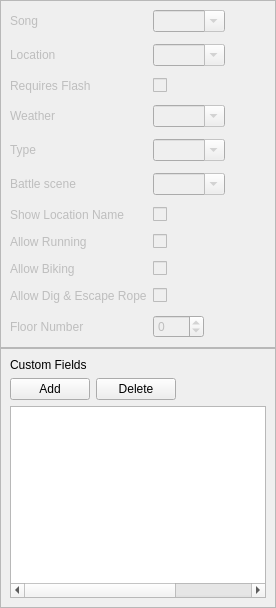
          <widget class="QWidget" name="tab_Attributes">
           <layout class="QVBoxLayout" name="gridLayout_Attributes">
            <property name="spacing">
             <number>0</number>
            </property>
            <property name="leftMargin">
             <number>0</number>
            </property>
            <property name="topMargin">
             <number>0</number>
            </property>
            <property name="rightMargin">
             <number>0</number>
            </property>
            <property name="bottomMargin">
             <number>0</number>
            </property>
            <item>
             <widget class="QFrame" name="frame_3">
              <property name="enabled">
               <bool>false</bool>
              </property>
              <property name="sizePolicy">
               <sizepolicy hsizetype="Preferred" vsizetype="Preferred">
                <horstretch>0</horstretch>
                <verstretch>0</verstretch>
               </sizepolicy>
              </property>
              <property name="frameShape">
               <enum>QFrame::StyledPanel</enum>
              </property>
              <property name="frameShadow">
               <enum>QFrame::Raised</enum>
              </property>
              <layout class="QFormLayout" name="formLayout_2">
               <property name="fieldGrowthPolicy">
                <enum>QFormLayout::FieldsStayAtSizeHint</enum>
               </property>
               <property name="verticalSpacing">
                <number>12</number>
               </property>
               <property name="bottomMargin">
                <number>9</number>
               </property>
               <item row="0" column="0">
                <widget class="QLabel" name="label_3">
                 <property name="text">
                  <string>Song</string>
                 </property>
                </widget>
               </item>
               <item row="0" column="1">
                <widget class="NoScrollComboBox" name="comboBox_Song">
                 <property name="toolTip">
                  <string>&lt;html&gt;&lt;head/&gt;&lt;body&gt;&lt;p&gt;The default background music for this map.&lt;/p&gt;&lt;/body&gt;&lt;/html&gt;</string>
                 </property>
                 <property name="editable">
                  <bool>true</bool>
                 </property>
                </widget>
               </item>
               <item row="1" column="0">
                <widget class="QLabel" name="label_4">
                 <property name="text">
                  <string>Location</string>
                 </property>
                </widget>
               </item>
               <item row="1" column="1">
                <widget class="NoScrollComboBox" name="comboBox_Location">
                 <property name="toolTip">
                  <string>&lt;html&gt;&lt;head/&gt;&lt;body&gt;&lt;p&gt;The section of the region map which the map is grouped under. This also determines the name of the map that is display when the player enters it.&lt;/p&gt;&lt;/body&gt;&lt;/html&gt;</string>
                 </property>
                 <property name="editable">
                  <bool>true</bool>
                 </property>
                </widget>
               </item>
               <item row="2" column="0">
                <widget class="QLabel" name="label_5">
                 <property name="text">
                  <string>Requires Flash</string>
                 </property>
                </widget>
               </item>
               <item row="2" column="1">
                <widget class="QCheckBox" name="checkBox_Visibility">
                 <property name="toolTip">
                  <string>&lt;html&gt;&lt;head/&gt;&lt;body&gt;&lt;p&gt;Whether or not the map is dark and requires Flash to illuminate.&lt;/p&gt;&lt;/body&gt;&lt;/html&gt;</string>
                 </property>
                 <property name="text">
                  <string/>
                 </property>
                </widget>
               </item>
               <item row="3" column="0">
                <widget class="QLabel" name="label_6">
                 <property name="text">
                  <string>Weather</string>
                 </property>
                </widget>
               </item>
               <item row="3" column="1">
                <widget class="NoScrollComboBox" name="comboBox_Weather">
                 <property name="toolTip">
                  <string>&lt;html&gt;&lt;head/&gt;&lt;body&gt;&lt;p&gt;The default weather for this map.&lt;/p&gt;&lt;/body&gt;&lt;/html&gt;</string>
                 </property>
                 <property name="editable">
                  <bool>true</bool>
                 </property>
                </widget>
               </item>
               <item row="4" column="0">
                <widget class="QLabel" name="label_7">
                 <property name="text">
                  <string>Type</string>
                 </property>
                </widget>
               </item>
               <item row="4" column="1">
                <widget class="NoScrollComboBox" name="comboBox_Type">
                 <property name="toolTip">
                  <string>&lt;html&gt;&lt;head/&gt;&lt;body&gt;&lt;p&gt;The map type is a general attribute, which is used for many different things. For example. it determines whether biking or running is allowed.&lt;/p&gt;&lt;/body&gt;&lt;/html&gt;</string>
                 </property>
                 <property name="editable">
                  <bool>true</bool>
                 </property>
                </widget>
               </item>
               <item row="6" column="0">
                <widget class="QLabel" name="label_9">
                 <property name="text">
                  <string>Battle scene</string>
                 </property>
                </widget>
               </item>
               <item row="6" column="1">
                <widget class="NoScrollComboBox" name="comboBox_BattleScene">
                 <property name="toolTip">
                  <string>&lt;html&gt;&lt;head/&gt;&lt;body&gt;&lt;p&gt;Determines the type of battle scene graphics to use.&lt;/p&gt;&lt;/body&gt;&lt;/html&gt;</string>
                 </property>
                 <property name="editable">
                  <bool>true</bool>
                 </property>
                </widget>
               </item>
               <item row="7" column="0">
                <widget class="QLabel" name="label_8">
                 <property name="text">
                  <string>Show Location Name</string>
                 </property>
                </widget>
               </item>
               <item row="7" column="1">
                <widget class="QCheckBox" name="checkBox_ShowLocation">
                 <property name="toolTip">
                  <string>&lt;html&gt;&lt;head/&gt;&lt;body&gt;&lt;p&gt;Whether or not to display the location name when the player enters the map.&lt;/p&gt;&lt;/body&gt;&lt;/html&gt;</string>
                 </property>
                 <property name="text">
                  <string/>
                 </property>
                </widget>
               </item>
               <item row="8" column="0">
                <widget class="QLabel" name="label_AllowRunning">
                 <property name="text">
                  <string>Allow Running</string>
                 </property>
                </widget>
               </item>
               <item row="8" column="1">
                <widget class="QCheckBox" name="checkBox_AllowRunning">
                 <property name="toolTip">
                  <string>&lt;html&gt;&lt;head/&gt;&lt;body&gt;&lt;p&gt;Allows the player to use Running Shoes&lt;/p&gt;&lt;/body&gt;&lt;/html&gt;</string>
                 </property>
                 <property name="text">
                  <string/>
                 </property>
                </widget>
               </item>
               <item row="9" column="0">
                <widget class="QLabel" name="label_AllowBiking">
                 <property name="text">
                  <string>Allow Biking</string>
                 </property>
                </widget>
               </item>
               <item row="9" column="1">
                <widget class="QCheckBox" name="checkBox_AllowBiking">
                 <property name="toolTip">
                  <string>&lt;html&gt;&lt;head/&gt;&lt;body&gt;&lt;p&gt;Allows the player to use a Bike&lt;/p&gt;&lt;/body&gt;&lt;/html&gt;</string>
                 </property>
                 <property name="text">
                  <string/>
                 </property>
                </widget>
               </item>
               <item row="10" column="0">
                <widget class="QLabel" name="label_AllowEscaping">
                 <property name="text">
                  <string>Allow Dig &amp; Escape Rope</string>
                 </property>
                </widget>
               </item>
               <item row="10" column="1">
                <widget class="QCheckBox" name="checkBox_AllowEscaping">
                 <property name="toolTip">
                  <string>&lt;html&gt;&lt;head/&gt;&lt;body&gt;&lt;p&gt;Allows the player to use Dig or Escape Rope&lt;/p&gt;&lt;/body&gt;&lt;/html&gt;</string>
                 </property>
                 <property name="text">
                  <string/>
                 </property>
                </widget>
               </item>
               <item row="11" column="0">
                <widget class="QLabel" name="label_FloorNumber">
                 <property name="text">
                  <string>Floor Number</string>
                 </property>
                </widget>
               </item>
               <item row="11" column="1">
                <widget class="QSpinBox" name="spinBox_FloorNumber">
                 <property name="toolTip">
                  <string>&lt;html&gt;&lt;head/&gt;&lt;body&gt;&lt;p&gt;Floor number to be used for maps with elevators.&lt;/p&gt;&lt;/body&gt;&lt;/html&gt;</string>
                 </property>
                 <property name="minimum">
                  <number>-128</number>
                 </property>
                 <property name="maximum">
                  <number>127</number>
                 </property>
                </widget>
               </item>
              </layout>
             </widget>
            </item>
            <item>
             <widget class="QFrame" name="frame_keyValue">
              <property name="frameShape">
               <enum>QFrame::StyledPanel</enum>
              </property>
              <property name="frameShadow">
               <enum>QFrame::Raised</enum>
              </property>
              <layout class="QVBoxLayout" name="verticalLayout_10">
               <item>
                <widget class="QLabel" name="label_2">
                 <property name="text">
                  <string>Custom Fields</string>
                 </property>
                </widget>
               </item>
               <item>
                <widget class="QFrame" name="frame">
                 <property name="frameShape">
                  <enum>QFrame::NoFrame</enum>
                 </property>
                 <property name="frameShadow">
                  <enum>QFrame::Plain</enum>
                 </property>
                 <layout class="QHBoxLayout" name="horizontalLayout_8">
                  <property name="leftMargin">
                   <number>0</number>
                  </property>
                  <property name="topMargin">
                   <number>0</number>
                  </property>
                  <property name="rightMargin">
                   <number>0</number>
                  </property>
                  <property name="bottomMargin">
                   <number>0</number>
                  </property>
                  <item>
                   <widget class="QPushButton" name="pushButton_AddCustomHeaderField">
                    <property name="text">
                     <string>Add</string>
                    </property>
                   </widget>
                  </item>
                  <item>
                   <widget class="QPushButton" name="pushButton_DeleteCustomHeaderField">
                    <property name="text">
                     <string>Delete</string>
                    </property>
                   </widget>
                  </item>
                  <item>
                   <spacer name="horizontalSpacer_2">
                    <property name="orientation">
                     <enum>Qt::Horizontal</enum>
                    </property>
                    <property name="sizeHint" stdset="0">
                     <size>
                      <width>40</width>
                      <height>20</height>
                     </size>
                    </property>
                   </spacer>
                  </item>
                 </layout>
                </widget>
               </item>
               <item>
                <widget class="QTableWidget" name="tableWidget_CustomHeaderFields">
                 <property name="toolTip">
                  <string>Custom fields will be added to the map.json file for the current map.</string>
                 </property>
                 <attribute name="horizontalHeaderVisible">
                  <bool>false</bool>
                 </attribute>
                 <attribute name="horizontalHeaderCascadingSectionResizes">
                  <bool>false</bool>
                 </attribute>
                 <attribute name="horizontalHeaderHighlightSections">
                  <bool>true</bool>
                 </attribute>
                 <attribute name="horizontalHeaderShowSortIndicator" stdset="0">
                  <bool>false</bool>
                 </attribute>
                 <attribute name="horizontalHeaderStretchLastSection">
                  <bool>true</bool>
                 </attribute>
                 <attribute name="verticalHeaderVisible">
                  <bool>false</bool>
                 </attribute>
                 <column>
                  <property name="text">
                   <string>Type</string>
                  </property>
                 </column>
                 <column>
                  <property name="text">
                   <string>Key</string>
                  </property>
                 </column>
                 <column>
                  <property name="text">
                   <string>Value</string>
                  </property>
                 </column>
                </widget>
               </item>
              </layout>
             </widget>
            </item>
           </layout>
          </widget>
